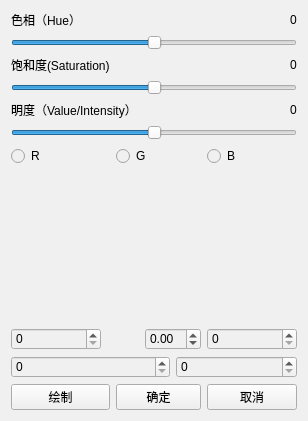
         <widget class="QWidget" name="tab_6">
          <property name="styleSheet">
           <string notr="true">background-color : rgb(240, 240, 240)</string>
          </property>
          <attribute name="title">
           <string>色彩</string>
          </attribute>
          <layout class="QGridLayout" name="gridLayout_8">
           <item row="10" column="4" colspan="2">
            <widget class="QPushButton" name="pushButton_25">
             <property name="text">
              <string>取消</string>
             </property>
            </widget>
           </item>
           <item row="0" column="0">
            <widget class="QLabel" name="label_9">
             <property name="sizePolicy">
              <sizepolicy hsizetype="Maximum" vsizetype="Preferred">
               <horstretch>0</horstretch>
               <verstretch>0</verstretch>
              </sizepolicy>
             </property>
             <property name="text">
              <string>色相（Hue）</string>
             </property>
            </widget>
           </item>
           <item row="0" column="5">
            <widget class="QLabel" name="label_12">
             <property name="sizePolicy">
              <sizepolicy hsizetype="Maximum" vsizetype="Preferred">
               <horstretch>0</horstretch>
               <verstretch>0</verstretch>
              </sizepolicy>
             </property>
             <property name="text">
              <string>0</string>
             </property>
            </widget>
           </item>
           <item row="2" column="0">
            <widget class="QLabel" name="label_10">
             <property name="text">
              <string>饱和度(Saturation)</string>
             </property>
            </widget>
           </item>
           <item row="6" column="0">
            <widget class="QRadioButton" name="radioButton_6">
             <property name="text">
              <string>R</string>
             </property>
            </widget>
           </item>
           <item row="10" column="0">
            <widget class="QPushButton" name="pushButton_23">
             <property name="text">
              <string>绘制</string>
             </property>
            </widget>
           </item>
           <item row="4" column="5">
            <widget class="QLabel" name="label_14">
             <property name="text">
              <string>0</string>
             </property>
            </widget>
           </item>
           <item row="5" column="0" colspan="6">
            <widget class="QSlider" name="horizontalSlider_7">
             <property name="minimum">
              <number>-100</number>
             </property>
             <property name="maximum">
              <number>100</number>
             </property>
             <property name="orientation">
              <enum>Qt::Horizontal</enum>
             </property>
            </widget>
           </item>
           <item row="6" column="1" colspan="3">
            <widget class="QRadioButton" name="radioButton_9">
             <property name="text">
              <string>G</string>
             </property>
            </widget>
           </item>
           <item row="6" column="4">
            <widget class="QRadioButton" name="radioButton_7">
             <property name="text">
              <string>B</string>
             </property>
            </widget>
           </item>
           <item row="7" column="0" colspan="6">
            <widget class="QLabel" name="Hist_2">
             <property name="sizePolicy">
              <sizepolicy hsizetype="Fixed" vsizetype="Fixed">
               <horstretch>0</horstretch>
               <verstretch>0</verstretch>
              </sizepolicy>
             </property>
             <property name="minimumSize">
              <size>
               <width>256</width>
               <height>150</height>
              </size>
             </property>
             <property name="maximumSize">
              <size>
               <width>256</width>
               <height>150</height>
              </size>
             </property>
             <property name="text">
              <string/>
             </property>
            </widget>
           </item>
           <item row="10" column="1" colspan="3">
            <widget class="QPushButton" name="pushButton_24">
             <property name="text">
              <string>确定</string>
             </property>
            </widget>
           </item>
           <item row="9" column="0" colspan="3">
            <widget class="QSpinBox" name="spinBox_34">
             <property name="sizePolicy">
              <sizepolicy hsizetype="Expanding" vsizetype="Fixed">
               <horstretch>0</horstretch>
               <verstretch>0</verstretch>
              </sizepolicy>
             </property>
             <property name="minimumSize">
              <size>
               <width>120</width>
               <height>0</height>
              </size>
             </property>
             <property name="maximum">
              <number>255</number>
             </property>
            </widget>
           </item>
           <item row="3" column="0" colspan="6">
            <widget class="QSlider" name="horizontalSlider_8">
             <property name="minimum">
              <number>-100</number>
             </property>
             <property name="maximum">
              <number>100</number>
             </property>
             <property name="value">
              <number>0</number>
             </property>
             <property name="orientation">
              <enum>Qt::Horizontal</enum>
             </property>
            </widget>
           </item>
           <item row="4" column="0" colspan="4">
            <widget class="QLabel" name="label_11">
             <property name="text">
              <string>明度（Value/Intensity）</string>
             </property>
            </widget>
           </item>
           <item row="2" column="5">
            <widget class="QLabel" name="label_13">
             <property name="text">
              <string>0</string>
             </property>
            </widget>
           </item>
           <item row="8" column="0" colspan="2">
            <widget class="QSpinBox" name="spinBox_32">
             <property name="minimumSize">
              <size>
               <width>90</width>
               <height>0</height>
              </size>
             </property>
             <property name="maximumSize">
              <size>
               <width>90</width>
               <height>16777215</height>
              </size>
             </property>
             <property name="maximum">
              <number>255</number>
             </property>
            </widget>
           </item>
           <item row="8" column="4" colspan="2">
            <widget class="QSpinBox" name="spinBox_33">
             <property name="minimumSize">
              <size>
               <width>90</width>
               <height>0</height>
              </size>
             </property>
             <property name="maximumSize">
              <size>
               <width>100</width>
               <height>16777215</height>
              </size>
             </property>
             <property name="maximum">
              <number>255</number>
             </property>
            </widget>
           </item>
           <item row="9" column="3" colspan="3">
            <widget class="QSpinBox" name="spinBox_35">
             <property name="minimumSize">
              <size>
               <width>120</width>
               <height>0</height>
              </size>
             </property>
             <property name="maximum">
              <number>255</number>
             </property>
            </widget>
           </item>
           <item row="8" column="2" colspan="2">
            <widget class="QDoubleSpinBox" name="doubleSpinBox">
             <property name="minimumSize">
              <size>
               <width>56</width>
               <height>0</height>
              </size>
             </property>
             <property name="maximumSize">
              <size>
               <width>56</width>
               <height>16777215</height>
              </size>
             </property>
             <property name="minimum">
              <double>-10.000000000000000</double>
             </property>
             <property name="maximum">
              <double>10.000000000000000</double>
             </property>
            </widget>
           </item>
           <item row="1" column="0" colspan="6">
            <widget class="QSlider" name="horizontalSlider_9">
             <property name="minimum">
              <number>-180</number>
             </property>
             <property name="maximum">
              <number>180</number>
             </property>
             <property name="singleStep">
              <number>1</number>
             </property>
             <property name="orientation">
              <enum>Qt::Horizontal</enum>
             </property>
            </widget>
           </item>
          </layout>
         </widget>
